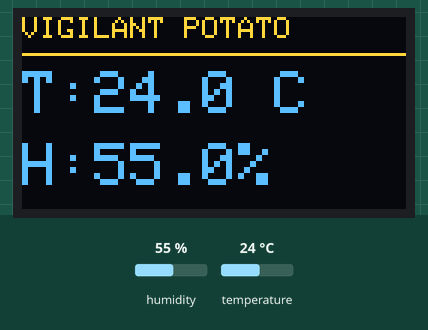
Recording of a sketch running on a simulated ESP32. Parts: 128×64 one-colour display. The test bench sets the inputs (shaded band); at power-on: humidity 55 %, temperature 24 °C. The OLED is the two-colour kind (top 16 rows yellow); WiFi joins after 1.5 s; servers stay silent unless stated; no MQTT or app messages arrive unless stated; what the sketch prints to the serial monitor is not drawn.

Above: at 5.7 s.
5.8 s: humidity set to 22 %
At 11.3 s:
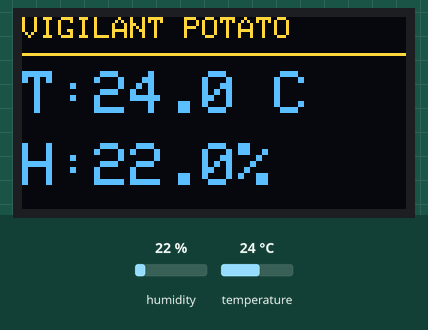
11.6 s: temperature set to 12 °C
At 16.3 s:
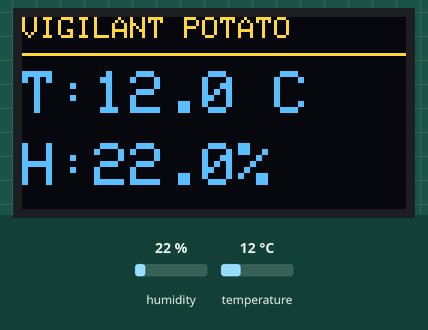
16.6 s: humidity set to 40 %
At 21.3 s:
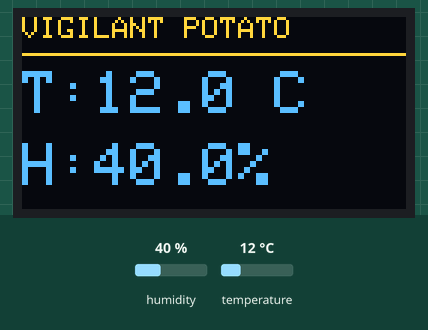
21.6 s: temperature set to 19 °C
At 26.3 s:
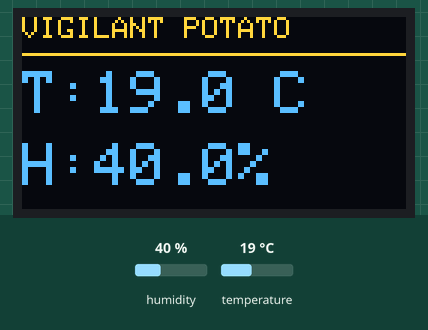
Timing chart, 0 to 27.6 s (numbered marks = the images above; inputs shaded):
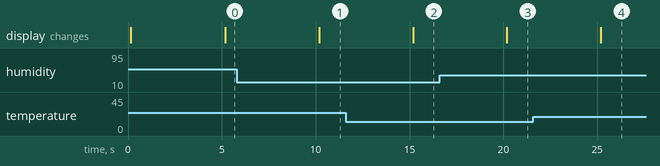

The sketch:

VigilantPotato.ino
```cpp
#define BLYNK_TEMPLATE_ID "TMPL3QRrt5UMK"
#define BLYNK_TEMPLATE_NAME "Vigilant Potato"
#define BLYNK_AUTH_TOKEN "PASTE_YOUR_NEW_BLYNK_TOKEN_HERE"

#define BLYNK_PRINT Serial

#include <WiFi.h>
#include <WiFiClient.h>
#include <BlynkSimpleEsp32_SSL.h>
#include <Wire.h>
#include <DHT.h>
#include <Adafruit_GFX.h>
#include <Adafruit_SSD1306.h>
#include <PubSubClient.h>

// Wokwi guest Wi-Fi. For physical hardware, use private local credentials.
const char* WIFI_SSID = "Wokwi-GUEST";
const char* WIFI_PASSWORD = "";

// Public demo broker; do not send private/sensitive data.
const char* MQTT_SERVER = "test.mosquitto.org";
const uint16_t MQTT_PORT = 1883;
const char* MQTT_TOPIC = "vigilant-potato/esp32/telemetry";

// DHT22
#define DHTPIN 4
#define DHTTYPE DHT22
DHT dht(DHTPIN, DHTTYPE);

// SSD1306 128x64 OLED, I2C address 0x3C
#define SCREEN_WIDTH 128
#define SCREEN_HEIGHT 64
#define OLED_ADDR 0x3C
#define I2C_SDA 21
#define I2C_SCL 22
Adafruit_SSD1306 display(SCREEN_WIDTH, SCREEN_HEIGHT, &Wire, -1);

WiFiClient mqttNetwork;
PubSubClient mqtt(mqttNetwork);
BlynkTimer timer;

bool oledReady = false;
bool sensorValid = false;
float temperature = NAN;
float humidity = NAN;

unsigned long lastWiFiAttempt = 0;
unsigned long lastMQTTAttempt = 0;
unsigned long lastBlynkAttempt = 0;

const unsigned long WIFI_RETRY_MS = 10000;
const unsigned long MQTT_RETRY_MS = 10000;
const unsigned long BLYNK_RETRY_MS = 15000;

void startWiFi() {
  Serial.println("Connecting to Wi-Fi...");
  WiFi.mode(WIFI_STA);
  WiFi.setAutoReconnect(true);
  WiFi.begin(WIFI_SSID, WIFI_PASSWORD);
  lastWiFiAttempt = millis();
}

void maintainWiFi() {
  if (WiFi.status() == WL_CONNECTED) return;

  if (millis() - lastWiFiAttempt >= WIFI_RETRY_MS) {
    Serial.println("Wi-Fi disconnected; retrying...");
    WiFi.begin(WIFI_SSID, WIFI_PASSWORD);
    lastWiFiAttempt = millis();
  }
}

void updateOLED() {
  if (!oledReady) return;

  display.clearDisplay();
  display.setTextColor(SSD1306_WHITE);
  display.setTextSize(1);
  display.setCursor(0, 0);
  display.println("VIGILANT POTATO");
  display.drawLine(0, 12, SCREEN_WIDTH - 1, 12, SSD1306_WHITE);

  if (sensorValid) {
    display.setTextSize(2);
    display.setCursor(0, 18);
    display.print("T:");
    display.print(temperature, 1);
    display.println(" C");

    display.setCursor(0, 42);
    display.print("H:");
    display.print(humidity, 1);
    display.println("%");
  } else {
    display.setCursor(0, 24);
    display.println("DHT22 read error");
    display.println("Check GPIO 4");
  }

  display.display();
}

void maintainMQTT() {
  if (WiFi.status() != WL_CONNECTED || mqtt.connected()) return;
  if (millis() - lastMQTTAttempt < MQTT_RETRY_MS) return;

  lastMQTTAttempt = millis();

  // Use the ESP32's MAC address for a stable, device-specific client ID.
  String mac = WiFi.macAddress();
  mac.replace(":", "");
  String clientId = "VigilantPotato-" + mac;

  Serial.print("Connecting to MQTT ");
  Serial.print(MQTT_SERVER);
  Serial.print(":");
  Serial.print(MQTT_PORT);
  Serial.print(" ... ");

  if (mqtt.connect(clientId.c_str())) {
    Serial.println("CONNECTED");
    Serial.print("MQTT topic: ");
    Serial.println(MQTT_TOPIC);
  } else {
    Serial.print("FAILED, PubSubClient state = ");
    Serial.println(mqtt.state());
    Serial.println("State -2 means the TCP connection to the broker failed.");
  }
}

void maintainBlynk() {
  if (WiFi.status() != WL_CONNECTED || Blynk.connected()) return;
  if (millis() - lastBlynkAttempt < BLYNK_RETRY_MS) return;

  lastBlynkAttempt = millis();
  Serial.println("Connecting to Blynk Cloud...");

  if (Blynk.connect(1000)) {
    Serial.println("BLYNK CONNECTED");
  } else {
    Serial.println("BLYNK CONNECTION FAILED; will retry");
  }
}

void readSensorAndPublish() {
  float t = dht.readTemperature();
  float h = dht.readHumidity();

  if (isnan(t) || isnan(h)) {
    sensorValid = false;
    Serial.println("ERROR: DHT22 read failed. Check VCC, GND, DATA GPIO 4.");
    updateOLED();
    return;
  }

  temperature = t;
  humidity = h;
  sensorValid = true;

  Serial.printf("Temperature: %.1f C | Humidity: %.1f%%\n",
                temperature, humidity);
  updateOLED();

  char payload[128];
  snprintf(payload, sizeof(payload),
           "{\"temperature\":%.1f,\"humidity\":%.1f}",
           temperature, humidity);

  if (mqtt.connected()) {
    if (mqtt.publish(MQTT_TOPIC, payload)) {
      Serial.print("MQTT PUBLISHED: ");
      Serial.println(payload);
    } else {
      Serial.println("MQTT PUBLISH FAILED");
    }
  } else {
    Serial.println("MQTT offline; waiting for reconnect.");
  }

  if (Blynk.connected()) {
    Blynk.virtualWrite(V0, temperature);
    Blynk.virtualWrite(V1, humidity);
    Serial.printf("BLYNK SENT: V0=%.1f C, V1=%.1f%%\n",
                  temperature, humidity);
  } else {
    Serial.println("Blynk offline; waiting for reconnect.");
  }
}

void setup() {
  Serial.begin(115200);
  delay(100);
  Serial.println();
  Serial.println("VIGILANT POTATO STARTING");

  Wire.begin(I2C_SDA, I2C_SCL);
  dht.begin();

  oledReady = display.begin(SSD1306_SWITCHCAPVCC, OLED_ADDR);
  if (oledReady) {
    display.clearDisplay();
    display.setTextColor(SSD1306_WHITE);
    display.setTextSize(1);
    display.setCursor(0, 0);
    display.println("VIGILANT POTATO");
    display.println();
    display.println("Starting system...");
    display.display();
    Serial.println("OLED initialized at I2C 0x3C.");
  } else {
    Serial.println("OLED initialization failed. Check SDA=21, SCL=22, address=0x3C.");
  }

  mqtt.setServer(MQTT_SERVER, MQTT_PORT);
  mqtt.setKeepAlive(30);
  mqtt.setSocketTimeout(3);
  mqtt.setBufferSize(256);

  // Blynk uses TLS on port 443.
  Blynk.config(BLYNK_AUTH_TOKEN, "blynk.cloud", 443);

  startWiFi();

  // Permit the first broker/cloud connection attempt immediately.
  lastMQTTAttempt = millis() - MQTT_RETRY_MS;
  lastBlynkAttempt = millis() - BLYNK_RETRY_MS;

  timer.setInterval(5000L, readSensorAndPublish);

  Serial.println("Wi-Fi SSID: Wokwi-GUEST");
  Serial.println("MQTT broker: test.mosquitto.org:1883");
  Serial.println("MQTT topic: vigilant-potato/esp32/telemetry");
  Serial.println("Blynk virtual pins: V0=temperature, V1=humidity");
  Serial.println("System initialized.");
}

void loop() {
  maintainWiFi();

  if (WiFi.status() == WL_CONNECTED) {
    // Service network clients on every loop iteration.
    mqtt.loop();
    Blynk.run();

    maintainMQTT();
    maintainBlynk();
  }

  timer.run();
}
```

Measured:
- after the input at 5.8 s, the display: changes after 4.4 s (image 1)
- after the input at 11.6 s, the display: changes after 3.6 s (image 2)
- after the input at 16.6 s, the display: changes after 3.6 s (image 3)
- after the input at 21.6 s, the display: changes after 3.6 s (image 4)
